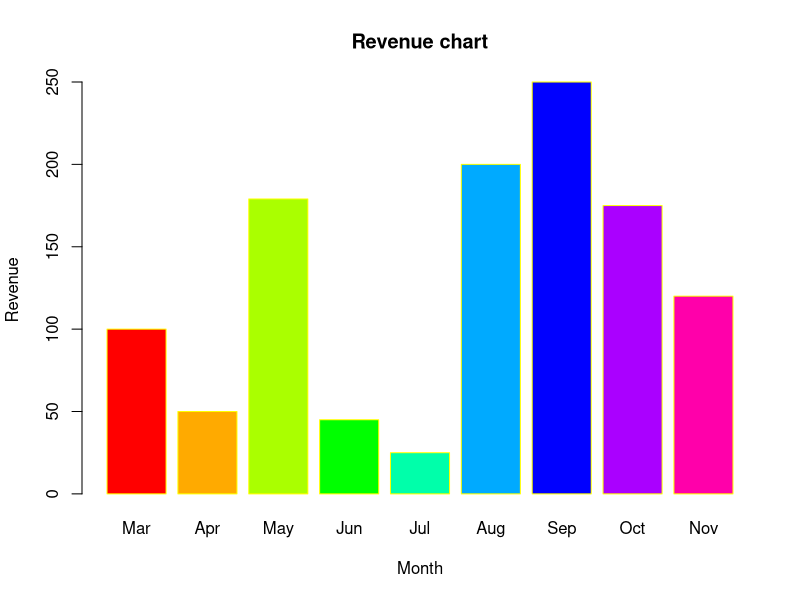
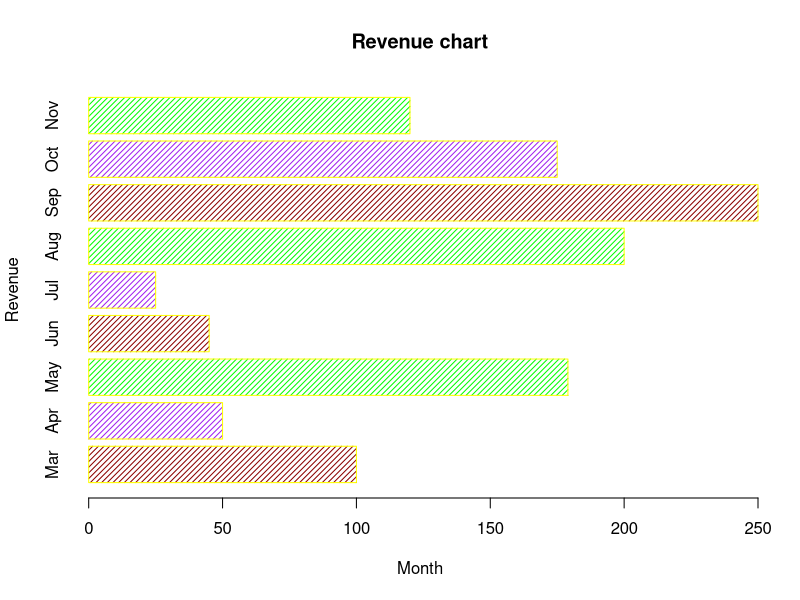

Recreate these plots in R, in order.
# create bar graph in R
setwd("C:/Users/student/Documents/Kp6011")
getwd()
#vector for graph
H <- c(100,50,179,45,25,200,250,175,120)

#names.arg=names of bar
M <- c("Mar","Apr","May","Jun","Jul","Aug","Sep","Oct","Nov")

#---------------------Example-1 : Create barchart ---------------------------
# Give the chart file a name.
png(file = "barChart_revenue.png")

# Plot the bar chart - barplot()
barplot(H,names.arg=M,xlab="Month",ylab="Revenue",col=rainbow(9),main="Revenue chart",border="yellow")


# Save the file. this is very imp to write,
dev.off()

#---------------------Example-2 : Horizontal bar chart with density ---------------------------
# Give the chart file a name.
png(file = "barChart_revenue_horiz.png")


color=c("DarkRed","Purple","Green")
# Plot the bar chart.
#barplot()
barplot(H,names.arg=M,xlab="Month",ylab="Revenue",col=color,main="Revenue chart",border="yellow",density=25,horiz=TRUE)

# Save the file. this is very imp to write,
dev.off()
